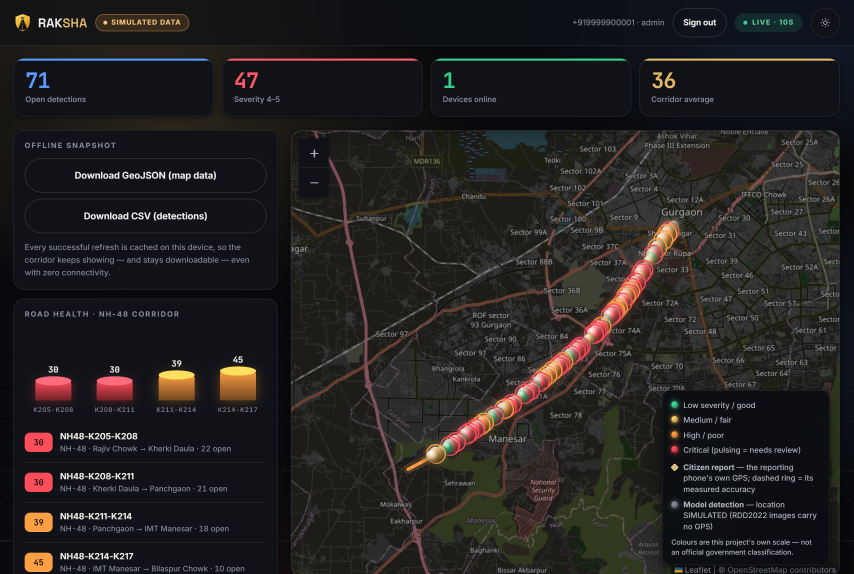
#> input picture app/docs/screenshots/14-authority.png, 2560 x 1720 px (shown at 1/3 size); the run also reads 1 picture not shown here
$ python hero_3d.py
#> lines starting #> are read from the running program, lines starting #| are printed output that depends on the picture; after the words box and inside, x2 and y2 are one past the last pixel; in counts of white or black regions, pixels touching at a corner belong together
### pages/visuals/render_visuals.py
"""
Render the deck's 3D visuals.

Two kinds, and the distinction is deliberate:

  * Product visuals are built from REAL screenshots of the running application,
    set into perspective-warped device frames. In a viva that is worth more than
    any generated artwork — it is the actual system, and it can be checked.

  * Infrastructure visuals (the data centre) are rendered procedurally as
    isometric geometry. Nothing photographic is claimed, and no stock image with
    unknown licensing enters the deck.

    python pages/visuals/render_visuals.py
"""
import math
import os
from pathlib import Path

from PIL import Image, ImageChops, ImageDraw, ImageFilter

HERE = Path(__file__).resolve().parent
ASSETS = HERE  # the PNGs live beside this script; pages.yml publishes them
ASSETS.mkdir(parents=True, exist_ok=True)

# The real screenshots the deck is built from. They live in the repository, so
# this script runs from a clean clone; RENDER_SHOTS overrides the location if a
# fresher capture is being rendered from somewhere else.
SHOTS = Path(os.environ.get(
    "RENDER_SHOTS", HERE.parent.parent / "app" / "docs" / "screenshots"))

BLUE = (46, 125, 255)
CYAN = (34, 211, 238)
GOLD = (227, 185, 106)
RED = (255, 77, 94)
GREEN = (52, 211, 153)
GROUND = (5, 8, 14)


# ── helpers ──────────────────────────────────────────────────────────────────
def perspective_coeffs(src, dst):
    """Coefficients mapping dst quad -> src quad, as PIL.Image.PERSPECTIVE wants."""
    matrix = []
    for (sx, sy), (dx, dy) in zip(src, dst):
        matrix.append([dx, dy, 1, 0, 0, 0, -sx * dx, -sx * dy])
        matrix.append([0, 0, 0, dx, dy, 1, -sy * dx, -sy * dy])
    # Solve the 8x8 system by Gaussian elimination — no numpy dependency.
    A = [row[:] for row in matrix]
    b = [src[i // 2][i % 2] for i in range(8)]
    n = 8
    for col in range(n):
        piv = max(range(col, n), key=lambda r: abs(A[r][col]))
        A[col], A[piv] = A[piv], A[col]
        b[col], b[piv] = b[piv], b[col]
        pv = A[col][col]
        if abs(pv) < 1e-12:
            continue
        for r in range(n):
            if r == col:
                continue
            f = A[r][col] / pv
            for c in range(col, n):
                A[r][c] -= f * A[col][c]
            b[r] -= f * b[col]
    return [b[i] / A[i][i] if abs(A[i][i]) > 1e-12 else 0.0 for i in range(n)]


def glow(size, blobs, base=GROUND):
    img = Image.new("RGB", size, base)
    layer = Image.new("RGB", size, (0, 0, 0))
    d = ImageDraw.Draw(layer)
    for cx, cy, r, col, strength in blobs:
        d.ellipse([cx - r, cy - r, cx + r, cy + r],
                  fill=tuple(int(c * strength) for c in col))
    return ImageChops.add(img, layer.filter(ImageFilter.GaussianBlur(size[0] // 9)))


def rounded_mask(size, radius):
    m = Image.new("L", size, 0)
    ImageDraw.Draw(m).rounded_rectangle([0, 0, size[0] - 1, size[1] - 1],
                                        radius=radius, fill=255)
    return m


def device_frame(shot_path, screen_w=760, pad=26, radius=62):
    """A phone body around a real screenshot, on transparency."""
    shot = Image.open(shot_path).convert("RGB")
    ratio = shot.height / shot.width
    sw, sh = screen_w, int(screen_w * ratio)
    shot = shot.resize((sw, sh), Image.LANCZOS)
    shot.putalpha(rounded_mask((sw, sh), radius - 10))

    bw, bh = sw + pad * 2, sh + pad * 2
    body = Image.new("RGBA", (bw, bh), (0, 0, 0, 0))
    bd = ImageDraw.Draw(body)
    # Bezel with a faint edge light so the device reads as a solid object.
    bd.rounded_rectangle([0, 0, bw - 1, bh - 1], radius=radius, fill=(14, 18, 27, 255))
    bd.rounded_rectangle([0, 0, bw - 1, bh - 1], radius=radius,
                         outline=(70, 86, 112, 255), width=3)
    bd.rounded_rectangle([2, 2, bw - 3, bh - 3], radius=radius - 2,
                         outline=(24, 32, 46, 255), width=2)
    body.alpha_composite(shot, (pad, pad))
    return body


# [203 lines left out: functions tilt, drop, net_lines, hero, datacenter, closing and 1 more, not called in this run]


# The product visuals set each screenshot into a PHONE frame, so a landscape
# desktop capture cannot be used: device_frame stretches it across the frame and
# the result overlaps whatever is behind it. That happened once, silently — the
# render succeeded and produced a picture nobody could use — so the shape is
# checked rather than assumed.
PHONE_SHOTS = ("02-home.png", "06-tracking.png", "05-dispatch.png")
MAX_PHONE_RATIO = 0.75


# [15 lines left out: function check_shots, not called in this run]


# [8 lines that do not run on import are left out]

### pages/scenes/hero_3d.py
"""
Hero image for the public page: the whole platform in one 3D scene.

A desktop monitor at the back runs the real RAKSHA authority dashboard, a large
phone in front runs the real citizen home screen, and a smaller phone runs the
real dispatch screen. They stand on a glowing perspective ground and are joined
by luminous arcs: one process linking three surfaces. Every screen is a real
screenshot of the running app; everything else is procedural Pillow geometry.

    python pages/scenes/hero_3d.py
"""
import sys
from pathlib import Path

from PIL import Image, ImageChops, ImageDraw, ImageFilter

sys.path.insert(0, str(Path(__file__).resolve().parent))
from _common import *  # noqa: E402,F401,F403
from _common import OUT  # noqa: E402

W, H = 1600, 1200
HORIZON = int(H * 0.60)


# ── helpers ──────────────────────────────────────────────────────────────────
def warp(img, quad):
    """Place an RGBA image onto the canvas so its corners land on quad (TL,TR,BR,BL)."""
    w, h = img.size
    src = [(0, 0), (w, 0), (w, h), (0, h)]
    coeffs = perspective_coeffs(src, quad)
    return img.transform((W, H), Image.PERSPECTIVE, coeffs, Image.BICUBIC)


def solid(layer, col):
    """An opaque silhouette of a layer in one colour."""
    s = Image.new("RGBA", layer.size, col + (255,))
    s.putalpha(layer.split()[3])
    return s


def extrude(canvas, layer, dx, dy, steps, col):
    """Give a flat warped panel thickness by stacking its silhouette behind it."""
    sil = solid(layer, col)
    for i in range(steps, 0, -1):
        t = i / steps
        canvas.alpha_composite(ImageChops.offset(sil, int(round(dx * t)), int(round(dy * t))))


def radial(size, cx, cy, rx, ry, blur):
    """A soft elliptical L-mask (255 in the middle, 0 outside)."""
    m = Image.new("L", size, 0)
    ImageDraw.Draw(m).ellipse([cx - rx, cy - ry, cx + rx, cy + ry], fill=255)
    return m.filter(ImageFilter.GaussianBlur(blur))


def scale_alpha(layer, mask):
    r, g, b, a = layer.split()
    return Image.merge("RGBA", (r, g, b, ImageChops.multiply(a, mask)))


def shadow(canvas, cx, cy, rx, ry, alpha=200, blur=26):
    s = Image.new("RGBA", (W, H), (0, 0, 0, 0))
    ImageDraw.Draw(s).ellipse([cx - rx, cy - ry, cx + rx, cy + ry], fill=(0, 0, 0, alpha))
    canvas.alpha_composite(s.filter(ImageFilter.GaussianBlur(blur)))


def light_pool(canvas, cx, cy, rx, ry, col, alpha, blur=60):
    s = Image.new("RGBA", (W, H), (0, 0, 0, 0))
    ImageDraw.Draw(s).ellipse([cx - rx, cy - ry, cx + rx, cy + ry], fill=col + (alpha,))
    canvas.alpha_composite(s.filter(ImageFilter.GaussianBlur(blur)))


def bezier(p0, p1, p2, n=80):
    pts = []
    for i in range(n + 1):
        t = i / n
        u = 1 - t
        pts.append((u * u * p0[0] + 2 * u * t * p1[0] + t * t * p2[0],
                    u * u * p0[1] + 2 * u * t * p1[1] + t * t * p2[1]))
    return pts


def reflection(layer, base_y, strength=70, depth=260):
    """A faint mirror of a layer in the floor, fading away below base_y."""
    box = layer.getbbox()
    if not box:
        return Image.new("RGBA", (W, H), (0, 0, 0, 0))
    part = layer.crop((box[0], box[1], box[2], base_y)).transpose(Image.FLIP_TOP_BOTTOM)
    fade = Image.new("L", part.size, 0)
    fd = ImageDraw.Draw(fade)
    for y in range(min(depth, part.height)):
        fd.line([0, y, part.width, y], fill=int(strength * (1 - y / depth) ** 2))
    part = scale_alpha(part, fade).filter(ImageFilter.GaussianBlur(3))
    out = Image.new("RGBA", (W, H), (0, 0, 0, 0))
    out.alpha_composite(part, (box[0], base_y))
    return out


# ── pieces ───────────────────────────────────────────────────────────────────
def background():
    bg = glow((W, H), [
        (W * 0.50, H * 0.50, W * 0.40, (22, 62, 150), 0.60),
        (W * 0.20, H * 0.30, W * 0.24, (10, 92, 116), 0.45),
        (W * 0.80, H * 0.78, W * 0.22, (120, 86, 30), 0.30),
    ], base=PAGE_BG).convert("RGBA")
#> in glow, `layer = Image.new("RGB", size, (0, 0, 0))`: layer: PIL image 1600x1200 RGB; every value is 0

    grid = Image.new("RGBA", (W, H), (0, 0, 0, 0))
    d = ImageDraw.Draw(grid)
    vx = W * 0.5
    for i in range(-16, 17):
        d.line([vx + i * 16, HORIZON, vx + i * W * 0.11, H + 200], fill=BLUE + (70,), width=2)
    for i in range(1, 16):
        t = i / 15
        y = HORIZON + (H - HORIZON + 60) * (t ** 2.0)
        d.line([0, y, W, y], fill=BLUE + (int(30 + 60 * t),), width=2)
    # Horizon glow line.
    d.line([W * 0.05, HORIZON, W * 0.95, HORIZON], fill=CYAN + (90,), width=2)
    grid = scale_alpha(grid, radial((W, H), W * 0.5, H * 0.80, W * 0.46, H * 0.30, 90))
    bg.alpha_composite(grid)
    halo = Image.new("RGBA", (W, H), (0, 0, 0, 0))
    ImageDraw.Draw(halo).rectangle([W * 0.12, HORIZON - 6, W * 0.88, HORIZON + 6],
                                   fill=CYAN + (70,))
    bg.alpha_composite(halo.filter(ImageFilter.GaussianBlur(22)))
    return bg


def monitor_panel():
    """Flat monitor face: the real dashboard in a thin bezel."""
    shot = Image.open(SHOTS / "14-authority.png").convert("RGB")
    sw = 1280
    sh = int(sw * shot.height / shot.width)
    shot = shot.resize((sw, sh), Image.LANCZOS).convert("RGBA")
    shot.putalpha(rounded_mask((sw, sh), 10))
    pad = 26
    bw, bh = sw + pad * 2, sh + pad * 2 + 30
    body = Image.new("RGBA", (bw, bh), (0, 0, 0, 0))
    bd = ImageDraw.Draw(body)
    bd.rounded_rectangle([0, 0, bw - 1, bh - 1], radius=26, fill=(14, 18, 27, 255))
    bd.rounded_rectangle([0, 0, bw - 1, bh - 1], radius=26, outline=(76, 94, 122, 255), width=4)
    body.alpha_composite(shot, (pad, pad))
    # Chin with a small power light.
    bd.ellipse([bw // 2 - 6, bh - 34, bw // 2 + 6, bh - 22], fill=CYAN + (255,))
    return body


def render():
    img = background()
#> in background, `grid = Image.new("RGBA", (W, H), (0, 0, 0, 0))`: grid: PIL image 1600x1200 RGBA; every value is 0
#> in radial, `m = Image.new("L", size, 0)`: m: PIL image 1600x1200 L; every value is 0
#> in radial, `ImageDraw.Draw(m).ellipse([cx - rx, cy - ry, cx + rx, cy + ry], fill=2..`:
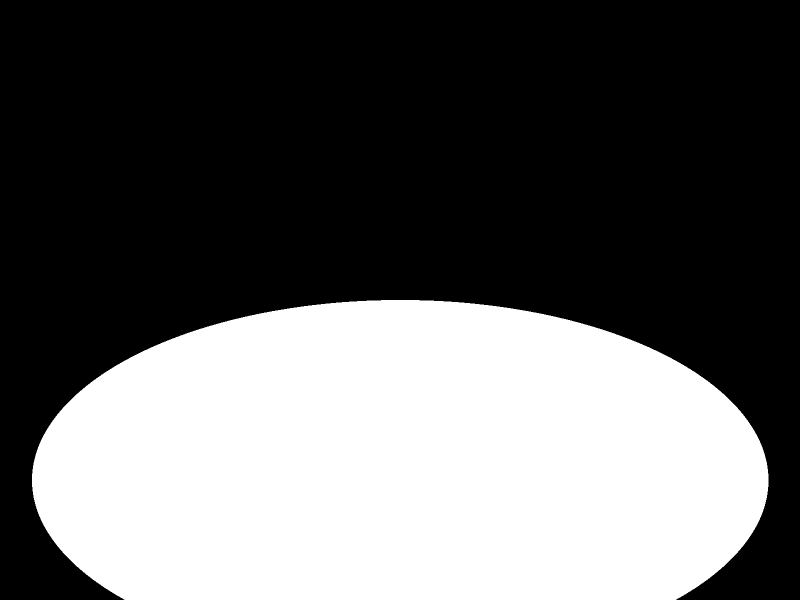
#> m: PIL image 1600x1200 L (shown at 1/2 size); 38.6% white; 1 white region, box (x1, y1, x2, y2) and area: (64, 600, 1537, 1200) 741748

    # Monitor: back, centre-left, facing slightly right.
    mon = monitor_panel()
#> in monitor_panel, shot is the input picture: PIL image 2560x1720 RGB; mean R, G, B 36.2, 34, 33.7
#> in rounded_mask, `m = Image.new("L", size, 0)`: m: PIL image 1280x860 L; every value is 0
#> in rounded_mask, `ImageDraw.Draw(m).rounded_rectangle([0, 0, size[0] - 1, size[1] - 1], ..`:
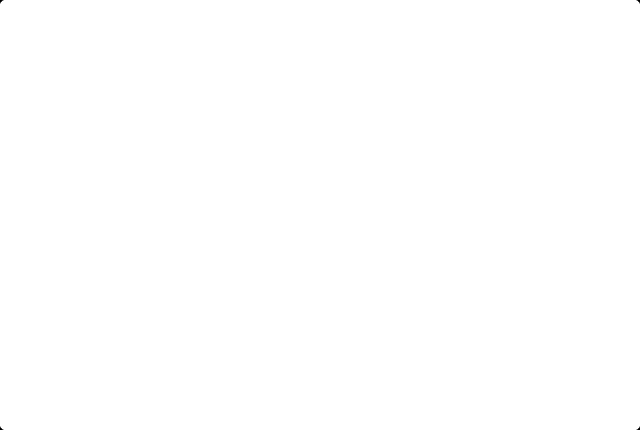
#> m: PIL image 1280x860 L (shown at 1/2 size); 100% white; 4 black regions, box (x1, y1, x2, y2) and area: (0, 0, 7, 7) 23, (1273, 0, 1280, 7) 23, (0, 853, 7, 860) 23, (1273, 853, 1280, 860) 23
#> in monitor_panel, `body = Image.new("RGBA", (bw, bh), (0, 0, 0, 0))`: body: PIL image 1332x942 RGBA; every value is 0
#> in monitor_panel, `body.alpha_composite(shot, (pad, pad))`:
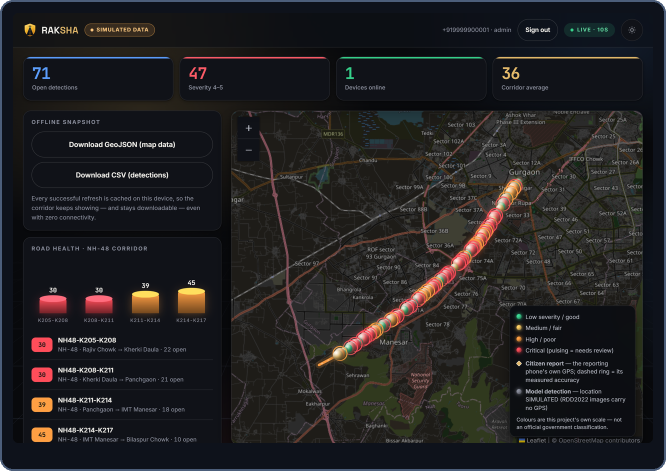
#> body: PIL image 1332x942 RGBA (shown at 1/2 size); mean R, G, B, A 34.3, 33.1, 34.2, 254.9; transparent parts drawn white
    mq = [(120, 150), (1010, 215), (1010, 700), (120, 770)]
    mon_l = warp(mon, mq)
    base_y = 858
    # Stand: neck and foot, drawn under the monitor.
    stand = Image.new("RGBA", (W, H), (0, 0, 0, 0))
    sd = ImageDraw.Draw(stand)
    nx = 560
    sd.polygon([(nx - 34, 700), (nx + 34, 696), (nx + 26, base_y - 14), (nx - 30, base_y - 12)],
               fill=(22, 28, 40, 255))
    sd.line([(nx - 34, 700), (nx - 30, base_y - 12)], fill=(80, 98, 128, 255), width=3)
    sd.ellipse([nx - 190, base_y - 34, nx + 180, base_y + 18], fill=(18, 23, 34, 255))
    sd.arc([nx - 190, base_y - 34, nx + 180, base_y + 18], 190, 350, fill=(96, 116, 150, 255), width=3)
    shadow(img, nx, base_y + 8, 260, 36, 220, 22)
    light_pool(img, 565, 800, 520, 90, BLUE, 70, 70)
    img.alpha_composite(stand)
#> img: PIL image 1600x1200 RGBA
    extrude(img, mon_l, 16, -4, 16, (26, 32, 46))
#> after the loop in extrude, `for i in range(steps, 0, -1):`:
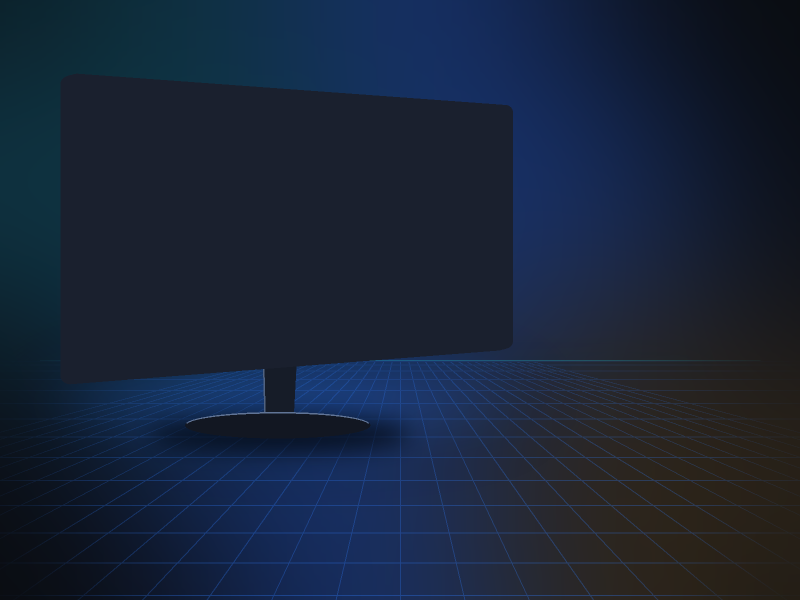
#> canvas: PIL image 1600x1200 RGBA (shown at 1/2 size); mean R, G, B, A 24.3, 35.9, 56.2, 255
    img.alpha_composite(mon_l)
    # Screen glare: a soft diagonal sheen.
    sheen = Image.new("RGBA", (W, H), (0, 0, 0, 0))
    ImageDraw.Draw(sheen).polygon([(130, 160), (430, 185), (190, 760), (130, 765)],
                                  fill=(255, 255, 255, 14))
    img.alpha_composite(scale_alpha(sheen.filter(ImageFilter.GaussianBlur(30)),
                                    mon_l.split()[3]))
#> in scale_alpha (call 2), `r, g, b, a = layer.split()`:
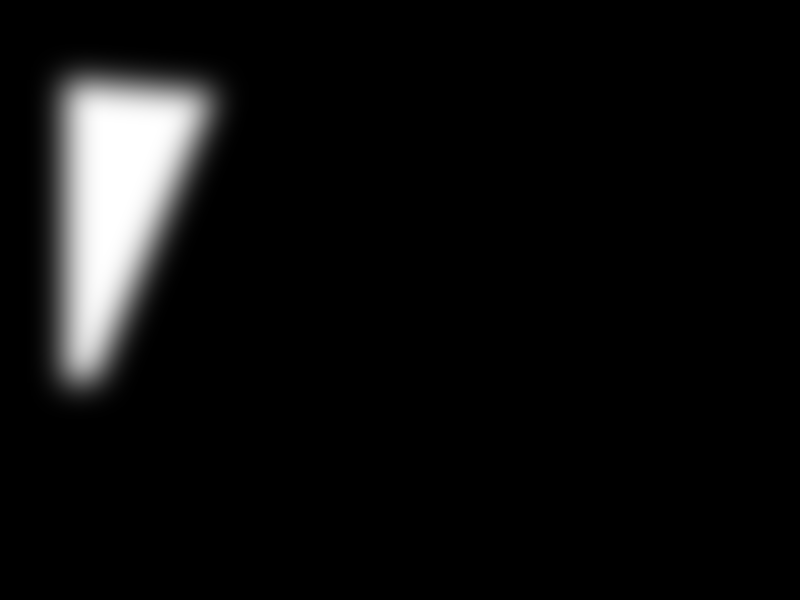
#> r: PIL image 1600x1200 L (shown at 1/2 size); min 0, max 255, mean 14.3

    # Luminous arcs: citizen -> dispatch -> authority, the one shared process.
    # Endpoints sit on the devices' edges and feet, never on their screens.
    small_top = (168, 540)
    mon_corner = (126, 175)
    mon_top = (600, 196)
    big_top = (1040, 118)
    small_foot = (440, 1086)
    big_foot = (836, 1046)
    arcs = Image.new("RGBA", (W, H), (0, 0, 0, 0))
    ad = ImageDraw.Draw(arcs)
    paths = [
        (bezier(mon_top, (820, -60), big_top), CYAN),
        (bezier(small_top, (-10, 330), mon_corner), GOLD),
        (bezier(small_foot, (640, 1190), big_foot), BLUE),
    ]
    for pts, col in paths:
        for width, a in ((16, 26), (7, 70), (3, 230)):
            ad.line(pts, fill=col + (a,), width=width, joint="curve")
    blur_arcs = arcs.filter(ImageFilter.GaussianBlur(6))
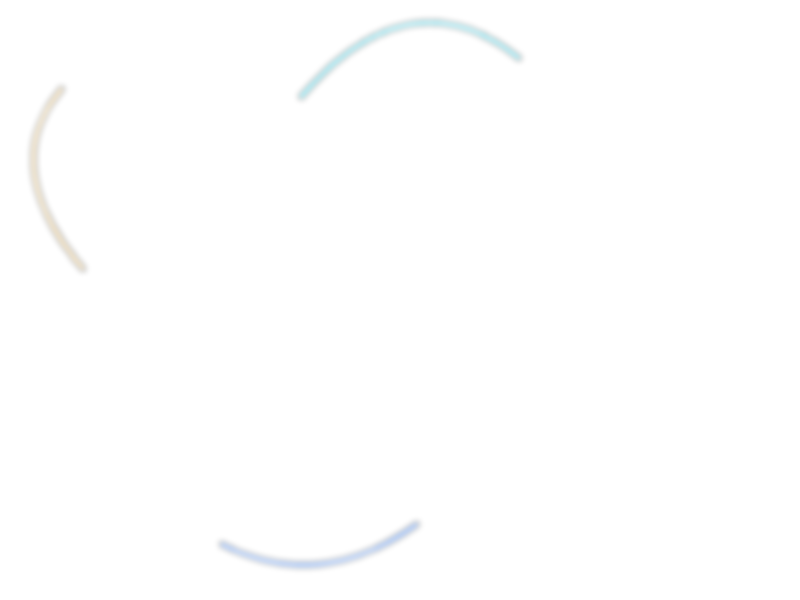
#> blur_arcs: PIL image 1600x1200 RGBA (shown at 1/2 size); mean R, G, B, A 1, 1.9, 2.2, 0.8; transparent parts drawn white
    img.alpha_composite(blur_arcs)
    img.alpha_composite(arcs)
    # Travelling pulses along the arcs.
    pulse = Image.new("RGBA", (W, H), (0, 0, 0, 0))
    pd = ImageDraw.Draw(pulse)
    for pts, col in paths:
        for k in (0.5,):
            x, y = pts[int(k * (len(pts) - 1))]
            pd.ellipse([x - 22, y - 22, x + 22, y + 22], fill=col + (90,))
            pd.ellipse([x - 7, y - 7, x + 7, y + 7], fill=(255, 255, 255, 255))
    img.alpha_composite(pulse.filter(ImageFilter.GaussianBlur(8)))
    img.alpha_composite(pulse.filter(ImageFilter.GaussianBlur(1)))

    # Small phone: front-left, dispatch.
    sp = device_frame(SHOTS / "05-dispatch.png", screen_w=620, pad=24, radius=62)
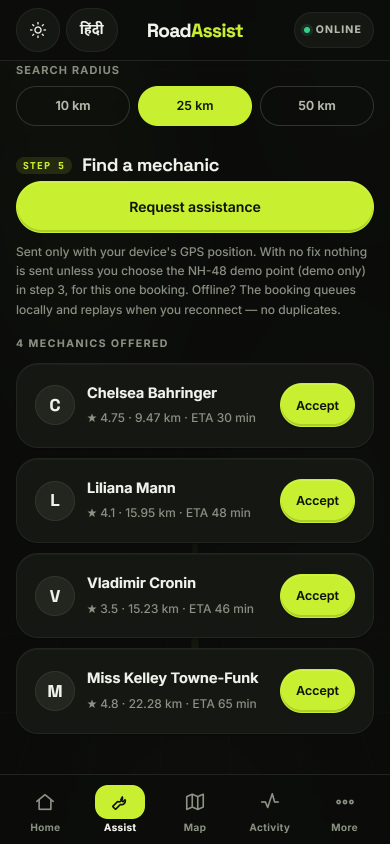
#> input picture app/docs/screenshots/05-dispatch.png, 780 x 1688 px (shown at 1/2 size)
    sq = [(160, 520), (440, 548), (440, 1080), (160, 1112)]
    sp_l = warp(sp, sq)
    shadow(img, 310, 1104, 190, 24, 230, 18)
    light_pool(img, 300, 1090, 260, 60, GOLD, 60, 40)
    img.alpha_composite(reflection(sp_l, 1080, 50, 120))
#> in reflection, `box = layer.getbbox()`: box = (160, 522, 440, 1109)
    extrude(img, sp_l, 12, -2, 12, (30, 38, 54))
    img.alpha_composite(sp_l)

    # Big phone: front-right, citizen home.
    bp = device_frame(SHOTS / "02-home.png", screen_w=760)
    bq = [(830, 140), (1290, 100), (1290, 1070), (830, 1040)]
    bp_l = warp(bp, bq)
    shadow(img, 1070, 1068, 300, 34, 240, 22)
    light_pool(img, 1060, 1060, 380, 70, CYAN, 70, 46)
    img.alpha_composite(reflection(bp_l, 1050, 55, 120))
    extrude(img, bp_l, -18, 2, 16, (30, 38, 54))
    img.alpha_composite(bp_l)
    sheen = Image.new("RGBA", (W, H), (0, 0, 0, 0))
    ImageDraw.Draw(sheen).polygon([(830, 140), (1060, 120), (870, 700), (830, 700)],
                                  fill=(255, 255, 255, 16))
    img.alpha_composite(scale_alpha(sheen.filter(ImageFilter.GaussianBlur(30)),
                                    bp_l.split()[3]))

    # Endpoint nodes where the arcs meet each surface.
    nodes = Image.new("RGBA", (W, H), (0, 0, 0, 0))
    nd = ImageDraw.Draw(nodes)
    for (x, y), col in ((big_top, CYAN), (mon_top, CYAN), (small_top, GOLD),
                        (mon_corner, GOLD), (small_foot, BLUE), (big_foot, BLUE)):
        nd.ellipse([x - 20, y - 20, x + 20, y + 20], outline=col + (140,), width=3)
        nd.ellipse([x - 8, y - 8, x + 8, y + 8], fill=col + (255,))
    img.alpha_composite(nodes.filter(ImageFilter.GaussianBlur(5)))
    img.alpha_composite(nodes)

    # Fade every edge into the page colour so the image has no visible box.
    edge = Image.new("L", (W, H), 0)
    ImageDraw.Draw(edge).rounded_rectangle([70, 40, W - 70, H - 60], radius=260, fill=255)
    edge = edge.filter(ImageFilter.GaussianBlur(70))
    page = Image.new("RGBA", (W, H), PAGE_BG + (255,))
    out = Image.composite(img, page, edge).convert("RGB")

    path = OUT / "hero.webp"
    out.save(path, "WEBP", quality=84, method=6)
    kb = path.stat().st_size // 1024
    if kb > 300:
        raise SystemExit(f"hero: {kb} KB is over the 300 KB budget")
    print(f"  scene/hero.webp  {kb} KB")
    return out


if __name__ == "__main__":
    render()
